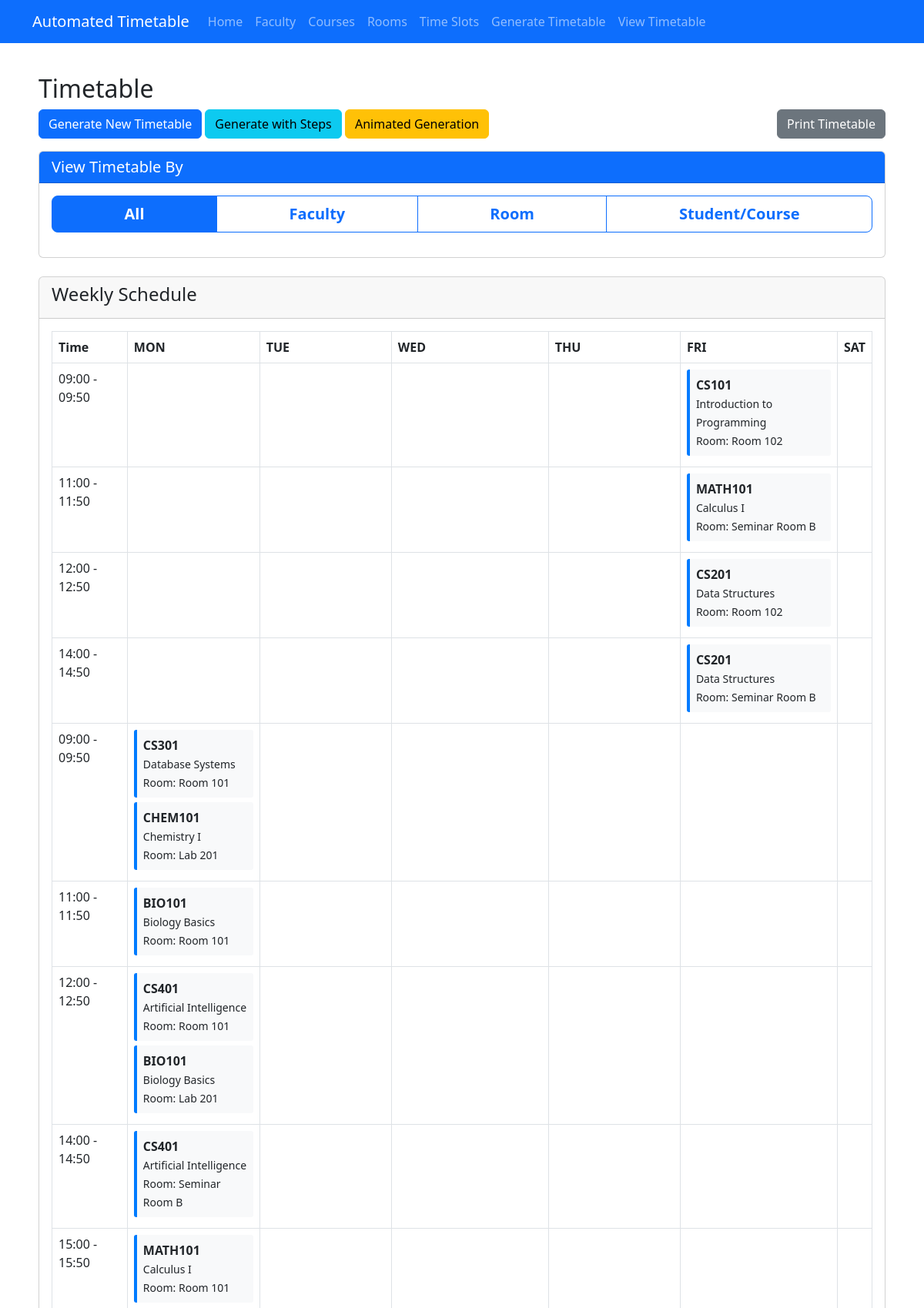
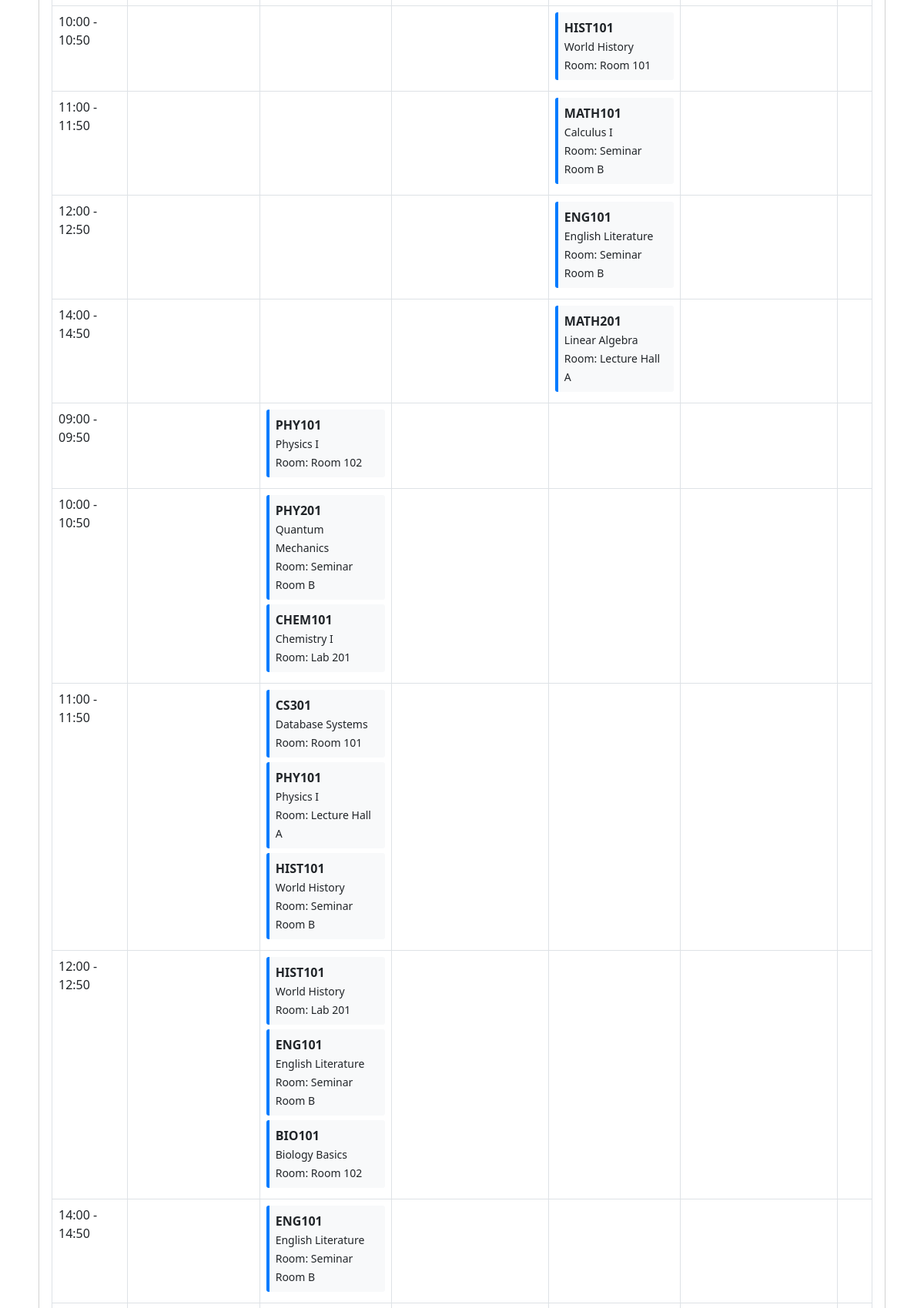
The app's page /timetable/timetable/ (upper part) with its own data (2 pictures, top to bottom).
### timetable/models.py (models this page shows, shortened)
class TimeSlot(models.Model):
    DAY_CHOICES = [
        ('MON', 'Monday'),
        ('TUE', 'Tuesday'),
        ('WED', 'Wednesday'),
        ('THU', 'Thursday'),
        ('FRI', 'Friday'),
        ('SAT', 'Saturday'),
    ]
    day = models.CharField(max_length=3, choices=DAY_CHOICES)
    start_time = models.TimeField()
    end_time = models.TimeField()

class Schedule(models.Model):
    course = models.ForeignKey(Course, on_delete=models.CASCADE)
    room = models.ForeignKey(Room, on_delete=models.CASCADE)
    time_slot = models.ForeignKey(TimeSlot, on_delete=models.CASCADE)
    class Meta:
        unique_together = ('room', 'time_slot')  # A room can only have one class at a time

class Course(models.Model):
    code = models.CharField(max_length=20)
    name = models.CharField(max_length=200)
    faculty = models.ForeignKey(Faculty, on_delete=models.CASCADE)
    weekly_sessions = models.IntegerField(default=1)  # Number of sessions per week

class Room(models.Model):
    name = models.CharField(max_length=50)
    capacity = models.IntegerField()
    has_projector = models.BooleanField(default=False)

### timetable/views.py (the view, shortened to what this page needs)
# urls.py: path('timetable/', views.view_timetable, name='view-timetable'),
def view_timetable(request):
    days = ['MON', 'TUE', 'WED', 'THU', 'FRI', 'SAT']
    day_names = dict(TimeSlot.DAY_CHOICES)
    filter_type = request.GET.get('type', 'all')
    selected_id = request.GET.get('id', '')
    filter_title = None
    faculties = Faculty.objects.all().order_by('name')
    rooms = Room.objects.all().order_by('name')
    courses = Course.objects.all().order_by('code')
    schedules = Schedule.objects.all()
    schedules = schedules.order_by('time_slot__day', 'time_slot__start_time')
    all_time_slots = TimeSlot.objects.values('start_time', 'end_time').distinct().order_by('start_time')
    timetable = {}
    for ts in all_time_slots:
        start_time = ts['start_time']
        end_time = ts['end_time']
        time_key = f"{start_time.strftime('%H:%M')}-{end_time.strftime('%H:%M')}"
        if time_key not in timetable:
            timetable[time_key] = {
                'start_time': start_time,
                'end_time': end_time,
                'days': {day: [] for day in days}  # Initialize empty list for each day
            }
    for schedule in schedules:
        start_time = schedule.time_slot.start_time
        end_time = schedule.time_slot.end_time
        day = schedule.time_slot.day
        time_key = f"{start_time.strftime('%H:%M')}-{end_time.strftime('%H:%M')}"
        if time_key in timetable:
            timetable[time_key]['days'][day].append(schedule)
    timetable_list = []
    for time_key, data in sorted(timetable.items()):
        timetable_list.append(data)
    context = {
        'schedules': schedules,
        'days': days,
        'day_names': day_names,
        'timetable': timetable_list,
        'filter_type': filter_type,
        'selected_id': selected_id,
        'filter_title': filter_title,
        'faculties': faculties,
        'rooms': rooms,
        'courses': courses,
    }
    return render(request, 'timetable/view_timetable.html', context)

### timetable/templates/timetable/view_timetable.html (shortened to what this page needs)
{% extends 'timetable/base.html' %}
{% load timetable_extras %}
{% block content %}
<h2>Timetable</h2>
<div class="d-flex justify-content-between mb-3">
    <div>
        <a href="{% url 'generate-timetable' %}" class="btn btn-primary">Generate New Timetable</a>
        <a href="{% url 'generate-timetable-verbose' %}" class="btn btn-info">Generate with Steps</a>
        <a href="{% url 'generate-timetable-animated' %}" class="btn btn-warning">Animated Generation</a>
    </div>
    <div>
        <button onclick="window.print()" class="btn btn-secondary">Print Timetable</button>
    </div>
</div>
<div class="card mb-4">
    <div class="card-header bg-primary text-white">
        <h5 class="mb-0">View Timetable By</h5>
    </div>
    <div class="card-body">
        <div class="btn-group btn-group-lg w-100 mb-3" role="group" id="filter-buttons">
            <a href="{% url 'view-timetable' %}" class="btn {% if filter_type == 'all' or not filter_type %}btn-primary{% else %}btn-outline-primary{% endif %}">All</a>
            <a href="{% url 'view-timetable' %}?type=faculty" class="btn {% if filter_type == 'faculty' %}btn-primary{% else %}btn-outline-primary{% endif %}">Faculty</a>
            <a href="{% url 'view-timetable' %}?type=room" class="btn {% if filter_type == 'room' %}btn-primary{% else %}btn-outline-primary{% endif %}">Room</a>
            <a href="{% url 'view-timetable' %}?type=student" class="btn {% if filter_type == 'student' %}btn-primary{% else %}btn-outline-primary{% endif %}">Student/Course</a>
        </div>
    </div>
</div>
{% if not schedules %}
<div class="alert alert-info">
    <p>No timetable has been generated yet. <a href="{% url 'generate-timetable' %}">Generate a new timetable</a>.</p>
    <p>Or <a href="{% url 'create-sample-data' %}">create sample data</a> first if you haven't added any courses, faculty, or rooms.</p>
</div>
{% else %}
<div class="card mb-4">
    <div class="card-header">
        <h4>Weekly Schedule {% if filter_title %}({{ filter_title }}){% endif %}</h4>
    </div>
    <div class="card-body">
        <div class="table-responsive">
            <table class="table table-bordered">
                <thead class="thead-light">
                    <tr>
                        <th>Time</th>
                        {% for day in days %}
                        <th>{{ day }}</th>
                        {% endfor %}
                    </tr>
                </thead>
                <tbody>
                    {% regroup schedules by time_slot.start_time as time_slots_by_time %}
                    {% for time_group in time_slots_by_time %}
                    <tr>
                        <td>{{ time_group.grouper|time:"H:i" }} - {{ time_group.list.0.time_slot.end_time|time:"H:i" }}</td>
                        {% for day in days %}
                        <td>
                            {% for schedule in time_group.list %}
                                {% if schedule.time_slot.day == day %}
                                <div class="course-block">
                                    <strong>{{ schedule.course.code }}</strong><br>
                                    <small>{{ schedule.course.name }}</small><br>
                                    <small>Room: {{ schedule.room.name }}</small>
                                </div>
                                {% endif %}
                            {% endfor %}
                        </td>
                        {% endfor %}
                    </tr>
                    {% endfor %}
                </tbody>
            </table>
        </div>
    </div>
</div>
{% endif %}
{% endblock %}

### timetable/templates/timetable/base.html (style rules this page uses)
.course-block { background-color: #f8f9fa; border-radius: 5px; padding: 5px; margin-bottom: 5px; border-left: 4px solid #007bff; }

### timetable/templates/timetable/view_timetable.html (style rules this page uses)
.course-block { background-color: #f8f9fa; border-left: 4px solid #007bff; border-radius: 3px; padding: 8px; margin-bottom: 6px; }
#filter-buttons .btn { font-weight: bold; transition: all 0.2s ease; }

### records on screen
TimeSlot: grouper "09:00"
Schedule: list.0.time_slot.end_time "09:50", course.code "CS101", course.name "Introduction to Programming", room.name "Room 102"
TimeSlot: grouper "11:00"
Schedule: list.0.time_slot.end_time "11:50", course.code "MATH101", course.name "Calculus I", room.name "Seminar Room B"
TimeSlot: grouper "12:00"
Schedule: list.0.time_slot.end_time "12:50", course.code "CS201", course.name "Data Structures", room.name "Room 102"
TimeSlot: grouper "14:00"
Schedule: list.0.time_slot.end_time "14:50", course.code "CS201", course.name "Data Structures", room.name "Seminar Room B"
TimeSlot: grouper "09:00"
Schedule: list.0.time_slot.end_time "09:50", course.code "CS301", course.name "Database Systems", room.name "Room 101"
Schedule: course.code "CHEM101", course.name "Chemistry I", room.name "Lab 201"
TimeSlot: grouper "11:00"
Schedule: list.0.time_slot.end_time "11:50", course.code "BIO101", course.name "Biology Basics", room.name "Room 101"
TimeSlot: grouper "12:00"
Schedule: list.0.time_slot.end_time "12:50", course.code "CS401", course.name "Artificial Intelligence", room.name "Room 101"
Schedule: course.code "BIO101", course.name "Biology Basics", room.name "Lab 201"
TimeSlot: grouper "14:00"
Schedule: list.0.time_slot.end_time "14:50", course.code "CS401", course.name "Artificial Intelligence", room.name "Seminar Room B"
TimeSlot: grouper "15:00"
Schedule: list.0.time_slot.end_time "15:50", course.code "MATH101", course.name "Calculus I", room.name "Room 101"
TimeSlot: grouper "10:00"
Schedule: list.0.time_slot.end_time "10:50", course.code "HIST101", course.name "World History", room.name "Room 101"
TimeSlot: grouper "11:00"
Schedule: list.0.time_slot.end_time "11:50", course.code "MATH101", course.name "Calculus I", room.name "Seminar Room B"
TimeSlot: grouper "12:00"
Schedule: list.0.time_slot.end_time "12:50", course.code "ENG101", course.name "English Literature", room.name "Seminar Room B"
TimeSlot: grouper "14:00"
Schedule: list.0.time_slot.end_time "14:50", course.code "MATH201", course.name "Linear Algebra", room.name "Lecture Hall A"
TimeSlot: grouper "09:00"
Schedule: list.0.time_slot.end_time "09:50", course.code "PHY101", course.name "Physics I", room.name "Room 102"
TimeSlot: grouper "10:00"
Schedule: list.0.time_slot.end_time "10:50", course.code "PHY201", course.name "Quantum Mechanics", room.name "Seminar Room B"
Schedule: course.code "CHEM101", course.name "Chemistry I", room.name "Lab 201"
TimeSlot: grouper "11:00"
Schedule: list.0.time_slot.end_time "11:50", course.code "CS301", course.name "Database Systems", room.name "Room 101"
Schedule: course.code "PHY101", course.name "Physics I", room.name "Lecture Hall A"
Schedule: course.code "HIST101", course.name "World History", room.name "Seminar Room B"
TimeSlot: grouper "12:00"
Schedule: list.0.time_slot.end_time "12:50", course.code "HIST101", course.name "World History", room.name "Lab 201"
Schedule: course.code "ENG101", course.name "English Literature", room.name "Seminar Room B"
Schedule: course.code "BIO101", course.name "Biology Basics", room.name "Room 102"
TimeSlot: grouper "14:00"
Schedule: list.0.time_slot.end_time "14:50", course.code "ENG101", course.name "English Literature", room.name "Seminar Room B"

### other values on screen
{{ day }} "MON" "TUE" "WED" "THU" "FRI" "SAT"
